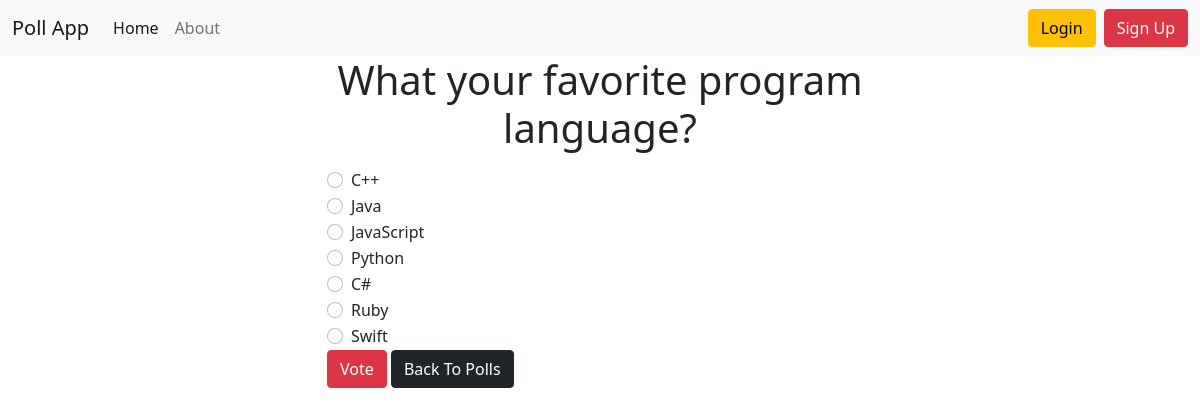
Screenshot of /detail/3/ with the database file from the repository.
### poll_app/models.py (models this page shows, shortened)
class Question(models.Model):
    question_text = models.CharField(max_length=100)
    created_at = models.DateTimeField(auto_now_add=True)
    is_active = models.BooleanField(default=True)
    class Meta:
        ordering = ['-created_at']

class Choice(models.Model):
    choice_text = models.CharField(max_length=100)
    votes = models.IntegerField(default=0)
    question = models.ForeignKey(Question, on_delete=models.CASCADE)

### poll_app/views.py (the view)
# urls.py: path('detail/<int:pk>/', DetailView.as_view(), name='detail'),
class DetailView(generic.DetailView):
    model = Question
    template_name = 'poll_app/detail.html'

### poll_app/templates/poll_app/detail.html (shortened to what this page needs)
{% extends 'base.html' %}
{% block content %}
<h1 class="text-center mb-3">{{ question.question_text }}</h1>
<form action="{% url 'poll_app:vote' question.pk %}" method="post">
	{% for choice in question.choice_set.all %}
		<div class="form-check">
			<input
				type="radio"
				name="choice"
				class="form-check-input"
				id="choice{{ forloop.counter }}"
				value="{{ choice.pk }}"
			/>
			<label for="choice{{ forloop.counter }}">{{ choice.choice_text }}</label
			>
		</div>
	{% endfor %}
	<input type="submit" value="Vote" class="btn btn-danger" />
	<a class="btn btn-dark" href="{% url 'poll_app:home' %}">Back To Polls</a>
</form>
{% endblock %}

### rows the page displays
Question: question_text "What your favorite program language?"
Choice: choice_text "C++"
Choice: choice_text "Java"
Choice: choice_text "JavaScript"
Choice: choice_text "Python"
Choice: choice_text "C#"
Choice: choice_text "Ruby"
Choice: choice_text "Swift"
